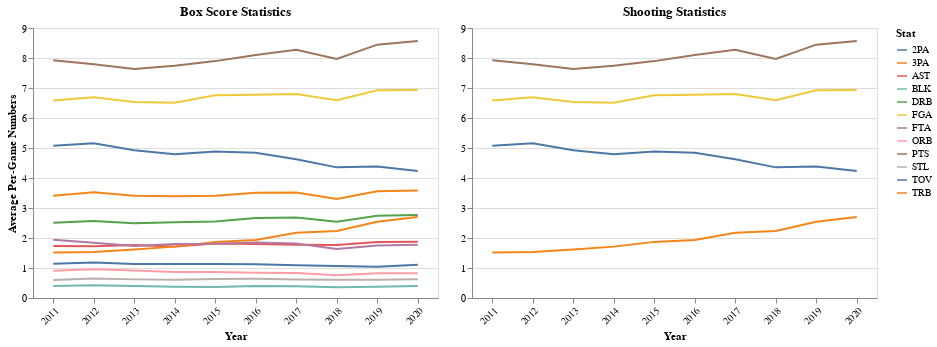

Here is the notebook cell this chart was saved with:
### Code cell
# From the chart above we can see the majority of data haven't change significantly beside the 2PA and 3PA
# We'll extract those as well as PTS and FGA
fga = major_mean[['PTS','2PA','3PA','FGA']]
data =fga.reset_index().melt('Year')
#data = data.iloc[10:]
three = alt.Chart(data).mark_line().encode(
    x = alt.X('Year', axis=alt.Axis(labelAngle=-45)),
    y =alt.Y('value', title = ''),
    color = alt.Color('variable', title= 'Stat')
    ).properties(height = 270, width = 405, title = "Shooting Statistics")

alt.hconcat(ten, three)

### Figure 1 — Vega-Lite specification as saved in the notebook (floating-point values rounded to 4 significant figures)
{"config": {"view": {"continuousWidth": 400, "continuousHeight": 300}}, "hconcat": [{"data": {"name": "data-dbe7815aab0aba7034a053bd49a447e8"}, "mark": "line", "encoding": {"color": {"type": "nominal", "field": "variable", "title": "Stat"}, "x": {"type": "nominal", "axis": {"labelAngle": -45}, "field": "Year"}, "y": {"type": "quantitative", "field": "value", "title": "Average Per-Game Numbers"}}, "height": 270, "title": "Box Score Statistics", "width": 405}, {"data": {"name": "data-21febb34f2a406cdda2203522b46e48d"}, "mark": "line", "encoding": {"color": {"type": "nominal", "field": "variable", "title": "Stat"}, "x": {"type": "nominal", "axis": {"labelAngle": -45}, "field": "Year"}, "y": {"type": "quantitative", "field": "value", "title": ""}}, "height": 270, "title": "Shooting Statistics", "width": 405}], "$schema": "https://vega.github.io/schema/vega-lite/v4.8.1.json", "datasets": {"data-dbe7815aab0aba7034a053bd49a447e8": [{"Year": "2011", "variable": "PTS", "value": 7.922}, {"Year": "2012", "variable": "PTS", "value": 7.79}, {"Year": "2013", "variable": "PTS", "value": 7.636}, {"Year": "2014", "variable": "PTS", "value": 7.743}, {"Year": "2015", "variable": "PTS", "value": 7.896}, {"Year": "2016", "variable": "PTS", "value": 8.098}, {"Year": "2017", "variable": "PTS", "value": 8.272}, {"Year": "2018", "variable": "PTS", "value": 7.971}, {"Year": "2019", "variable": "PTS", "value": 8.444}, {"Year": "2020", "variable": "PTS", "value": 8.565}, {"Year": "2011", "variable": "TRB", "value": 3.408}, {"Year": "2012", "variable": "TRB", "value": 3.522}, {"Year": "2013", "variable": "TRB", "value": 3.409}, {"Year": "2014", "variable": "TRB", "value": 3.395}, {"Year": "2015", "variable": "TRB", "value": 3.41}, {"Year": "2016", "variable": "TRB", "value": 3.508}, {"Year": "2017", "variable": "TRB", "value": 3.515}, {"Year": "2018", "variable": "TRB", "value": 3.299}, {"Year": "2019", "variable": "TRB", "value": 3.559}, {"Year": "2020", "variable": "TRB", "value": 3.586}, {"Year": "2011", "variable": "AST", "value": 1.736}, {"Year": "2012", "variable": "AST", "value": 1.725}, {"Year": "2013", "variable": "AST", "value": 1.765}, {"Year": "2014", "variable": "AST", "value": 1.715}, {"Year": "2015", "variable": "AST", "value": 1.816}, {"Year": "2016", "variable": "AST", "value": 1.799}, {"Year": "2017", "variable": "AST", "value": 1.779}, {"Year": "2018", "variable": "AST", "value": 1.765}, {"Year": "2019", "variable": "AST", "value": 1.865}, {"Year": "2020", "variable": "AST", "value": 1.875}, {"Year": "2011", "variable": "STL", "value": 0.6015}, {"Year": "2012", "variable": "STL", "value": 0.6495}, {"Year": "2013", "variable": "STL", "value": 0.6208}, {"Year": "2014", "variable": "STL", "value": 0.6099}, {"Year": "2015", "variable": "STL", "value": 0.6369}, {"Year": "2016", "variable": "STL", "value": 0.6384}, {"Year": "2017", "variable": "STL", "value": 0.614}, {"Year": "2018", "variable": "STL", "value": 0.6048}, {"Year": "2019", "variable": "STL", "value": 0.6088}, {"Year": "2020", "variable": "STL", "value": 0.621}, {"Year": "2011", "variable": "BLK", "value": 0.4035}, {"Year": "2012", "variable": "BLK", "value": 0.4266}, {"Year": "2013", "variable": "BLK", "value": 0.404}, {"Year": "2014", "variable": "BLK", "value": 0.3734}, {"Year": "2015", "variable": "BLK", "value": 0.3666}, {"Year": "2016", "variable": "BLK", "value": 0.3981}, {"Year": "2017", "variable": "BLK", "value": 0.3895}, {"Year": "2018", "variable": "BLK", "value": 0.357}, {"Year": "2019", "variable": "BLK", "value": 0.377}, {"Year": "2020", "variable": "BLK", "value": 0.398}, {"Year": "2011", "variable": "3PA", "value": 1.515}, {"Year": "2012", "variable": "3PA", "value": 1.533}, {"Year": "2013", "variable": "3PA", "value": 1.616}, {"Year": "2014", "variable": "3PA", "value": 1.712}, {"Year": "2015", "variable": "3PA", "value": 1.871}, {"Year": "2016", "variable": "3PA", "value": 1.934}, {"Year": "2017", "variable": "3PA", "value": 2.174}, {"Year": "2018", "variable": "3PA", "value": 2.237}, {"Year": "2019", "variable": "3PA", "value": 2.544}, {"Year": "2020", "variable": "3PA", "value": 2.698}, {"Year": "2011", "variable": "TOV", "value": 1.141}, {"Year": "2012", "variable": "TOV", "value": 1.187}, {"Year": "2013", "variable": "TOV", "value": 1.133}, {"Year": "2014", "variable": "TOV", "value": 1.132}, {"Year": "2015", "variable": "TOV", "value": 1.135}, {"Year": "2016", "variable": "TOV", "value": 1.121}, {"Year": "2017", "variable": "TOV", "value": 1.088}, {"Year": "2018", "variable": "TOV", "value": 1.063}, {"Year": "2019", "variable": "TOV", "value": 1.041}, {"Year": "2020", "variable": "TOV", "value": 1.109}, {"Year": "2011", "variable": "FTA", "value": 1.941}, {"Year": "2012", "variable": "FTA", "value": 1.841}, {"Year": "2013", "variable": "FTA", "value": 1.735}, {"Year": "2014", "variable": "FTA", "value": 1.797}, {"Year": "2015", "variable": "FTA", "value": 1.805}, {"Year": "2016", "variable": "FTA", "value": 1.851}, {"Year": "2017", "variable": "FTA", "value": 1.813}, {"Year": "2018", "variable": "FTA", "value": 1.632}, {"Year": "2019", "variable": "FTA", "value": 1.754}, {"Year": "2020", "variable": "FTA", "value": 1.777}, {"Year": "2011", "variable": "2PA", "value": 5.071}, {"Year": "2012", "variable": "2PA", "value": 5.159}, {"Year": "2013", "variable": "2PA", "value": 4.922}, {"Year": "2014", "variable": "2PA", "value": 4.79}, {"Year": "2015", "variable": "2PA", "value": 4.885}, {"Year": "2016", "variable": "2PA", "value": 4.841}, {"Year": "2017", "variable": "2PA", "value": 4.622}, {"Year": "2018", "variable": "2PA", "value": 4.355}, {"Year": "2019", "variable": "2PA", "value": 4.383}, {"Year": "2020", "variable": "2PA", "value": 4.234}, {"Year": "2011", "variable": "ORB", "value": 0.9076}, {"Year": "2012", "variable": "ORB", "value": 0.9551}, {"Year": "2013", "variable": "ORB", "value": 0.9184}, {"Year": "2014", "variable": "ORB", "value": 0.8666}, {"Year": "2015", "variable": "ORB", "value": 0.8668}, {"Year": "2016", "variable": "ORB", "value": 0.8449}, {"Year": "2017", "variable": "ORB", "value": 0.8352}, {"Year": "2018", "variable": "ORB", "value": 0.7569}, {"Year": "2019", "variable": "ORB", "value": 0.8236}, {"Year": "2020", "variable": "ORB", "value": 0.8228}, {"Year": "2011", "variable": "DRB", "value": 2.504}, {"Year": "2012", "variable": "DRB", "value": 2.57}, {"Year": "2013", "variable": "DRB", "value": 2.491}, {"Year": "2014", "variable": "DRB", "value": 2.528}, {"Year": "2015", "variable": "DRB", "value": 2.55}, {"Year": "2016", "variable": "DRB", "value": 2.669}, {"Year": "2017", "variable": "DRB", "value": 2.683}, {"Year": "2018", "variable": "DRB", "value": 2.545}, {"Year": "2019", "variable": "DRB", "value": 2.74}, {"Year": "2020", "variable": "DRB", "value": 2.765}, {"Year": "2011", "variable": "FGA", "value": 6.585}, {"Year": "2012", "variable": "FGA", "value": 6.691}, {"Year": "2013", "variable": "FGA", "value": 6.535}, {"Year": "2014", "variable": "FGA", "value": 6.505}, {"Year": "2015", "variable": "FGA", "value": 6.755}, {"Year": "2016", "variable": "FGA", "value": 6.773}, {"Year": "2017", "variable": "FGA", "value": 6.796}, {"Year": "2018", "variable": "FGA", "value": 6.589}, {"Year": "2019", "variable": "FGA", "value": 6.923}, {"Year": "2020", "variable": "FGA", "value": 6.931}], "data-21febb34f2a406cdda2203522b46e48d": [{"Year": "2011", "variable": "PTS", "value": 7.922}, {"Year": "2012", "variable": "PTS", "value": 7.79}, {"Year": "2013", "variable": "PTS", "value": 7.636}, {"Year": "2014", "variable": "PTS", "value": 7.743}, {"Year": "2015", "variable": "PTS", "value": 7.896}, {"Year": "2016", "variable": "PTS", "value": 8.098}, {"Year": "2017", "variable": "PTS", "value": 8.272}, {"Year": "2018", "variable": "PTS", "value": 7.971}, {"Year": "2019", "variable": "PTS", "value": 8.444}, {"Year": "2020", "variable": "PTS", "value": 8.565}, {"Year": "2011", "variable": "2PA", "value": 5.071}, {"Year": "2012", "variable": "2PA", "value": 5.159}, {"Year": "2013", "variable": "2PA", "value": 4.922}, {"Year": "2014", "variable": "2PA", "value": 4.79}, {"Year": "2015", "variable": "2PA", "value": 4.885}, {"Year": "2016", "variable": "2PA", "value": 4.841}, {"Year": "2017", "variable": "2PA", "value": 4.622}, {"Year": "2018", "variable": "2PA", "value": 4.355}, {"Year": "2019", "variable": "2PA", "value": 4.383}, {"Year": "2020", "variable": "2PA", "value": 4.234}, {"Year": "2011", "variable": "3PA", "value": 1.515}, {"Year": "2012", "variable": "3PA", "value": 1.533}, {"Year": "2013", "variable": "3PA", "value": 1.616}, {"Year": "2014", "variable": "3PA", "value": 1.712}, {"Year": "2015", "variable": "3PA", "value": 1.871}, {"Year": "2016", "variable": "3PA", "value": 1.934}, {"Year": "2017", "variable": "3PA", "value": 2.174}, {"Year": "2018", "variable": "3PA", "value": 2.237}, {"Year": "2019", "variable": "3PA", "value": 2.544}, {"Year": "2020", "variable": "3PA", "value": 2.698}, {"Year": "2011", "variable": "FGA", "value": 6.585}, {"Year": "2012", "variable": "FGA", "value": 6.691}, {"Year": "2013", "variable": "FGA", "value": 6.535}, {"Year": "2014", "variable": "FGA", "value": 6.505}, {"Year": "2015", "variable": "FGA", "value": 6.755}, {"Year": "2016", "variable": "FGA", "value": 6.773}, {"Year": "2017", "variable": "FGA", "value": 6.796}, {"Year": "2018", "variable": "FGA", "value": 6.589}, {"Year": "2019", "variable": "FGA", "value": 6.923}, {"Year": "2020", "variable": "FGA", "value": 6.931}]}}
